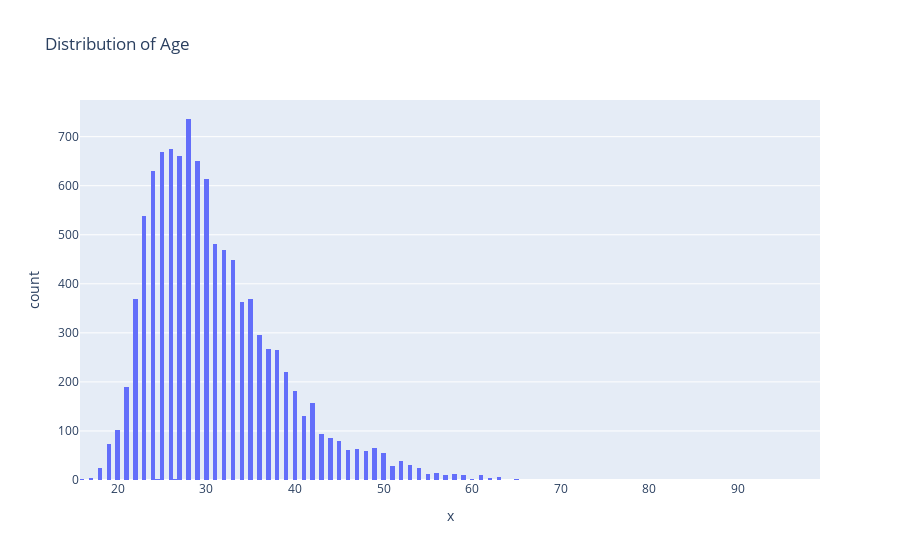

The notebook cell saved with this chart:
### Code cell
# Plot a histogram of the column `Age`.
fig = px.histogram(x=survey_df['Age'],title="Distribution of Age")
fig.show()

### Figure 1 — Plotly figure (JSON) as saved in the notebook; plotly's stock layout.template omitted (floating-point values rounded to 4 significant figures; data arrays with more than 128 entries replaced by an {"elided": "..."} marker saying what was removed)
{"data": [{"alignmentgroup": "True", "bingroup": "x", "hovertemplate": "x=%{x}<br>count=%{y}<extra></extra>", "legendgroup": "", "marker": {"color": "#636efa", "pattern": {"shape": ""}}, "name": "", "offsetgroup": "", "orientation": "v", "showlegend": false, "type": "histogram", "x": {"elided": "10605 float values"}, "xaxis": "x", "yaxis": "y"}], "layout": {"barmode": "relative", "legend": {"tracegroupgap": 0}, "title": {"text": "Distribution of Age"}, "xaxis": {"anchor": "y", "domain": [0, 1], "title": {"text": "x"}}, "yaxis": {"anchor": "x", "domain": [0, 1], "title": {"text": "count"}}}}
